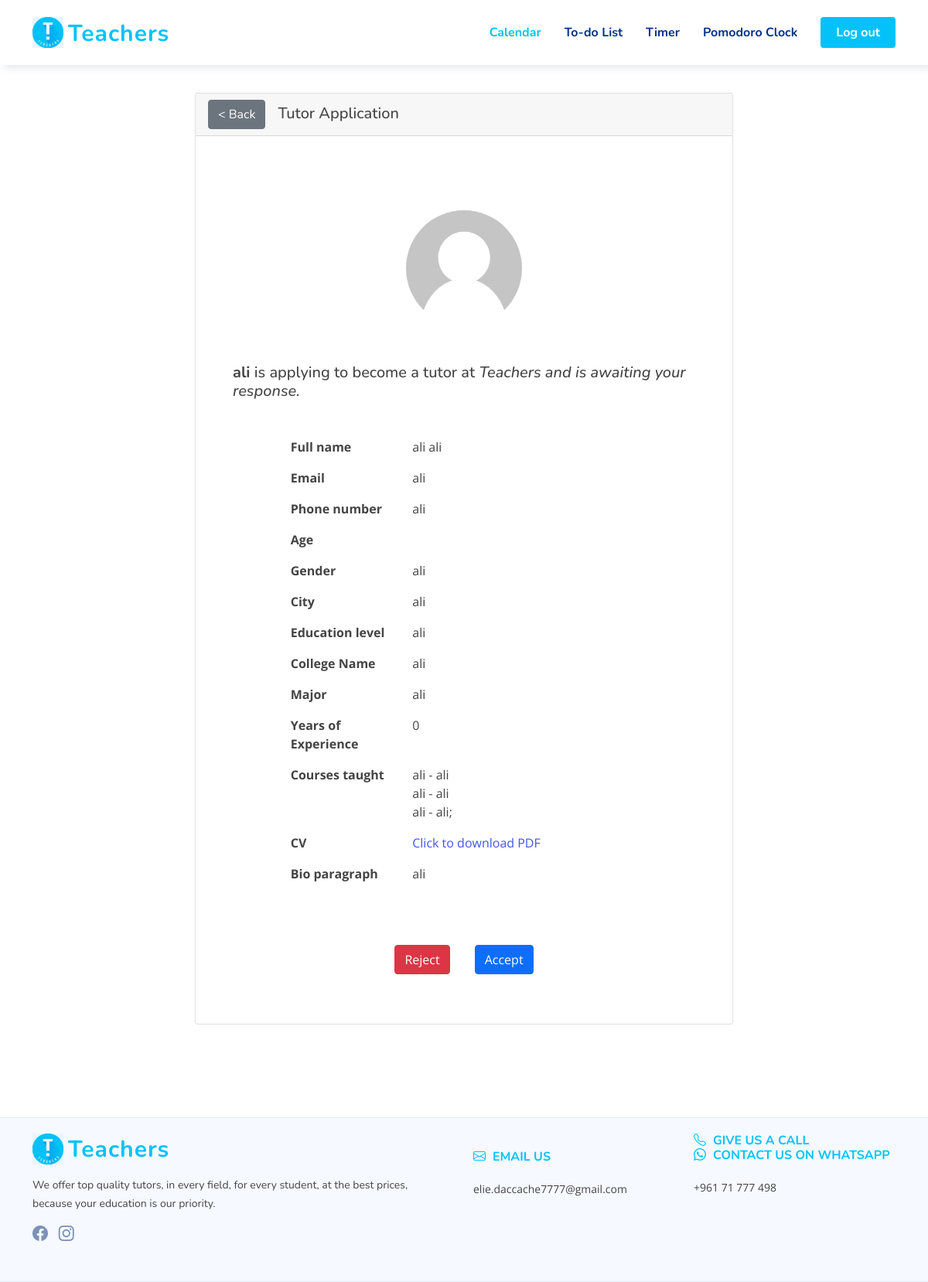
The app's page /admin_application.php?id=1 with its own data.
### tables this page shows
CREATE TABLE `pending_tutors` (
  `temp_user_id` int(11) NOT NULL,
  `first_name` varchar(250) NOT NULL,
  `last_name` varchar(250) NOT NULL,
  `email` varchar(250) NOT NULL,
  `password` varchar(250) NOT NULL,
  `year_born` int(11) NOT NULL,
  `gender` varchar(250) NOT NULL,
  `phone_number` varchar(250) NOT NULL,
  `city` varchar(250) NOT NULL,
  `education_level_tutor` varchar(250) NOT NULL,
  `educational_institution_name` varchar(250) NOT NULL,
  `field` varchar(250) NOT NULL,
  `years_of_experience` int(11) NOT NULL,
  `course_1` varchar(250) NOT NULL,
  `course_level_1` varchar(250) NOT NULL,
  `course_2` varchar(250) NOT NULL,
  `course_level_2` varchar(250) NOT NULL,
  `course_3` varchar(250) NOT NULL,
  `course_level_3` varchar(250) NOT NULL,
  `course_4` varchar(250) NOT NULL,
  `course_level_4` varchar(250) NOT NULL,
  `cv` varchar(250) NOT NULL,
  `image` varchar(250) NOT NULL,
  `description` varchar(250) NOT NULL
);

### admin_application.php (the view, shortened to what this page needs)
<?php
include("connection.php");
$id = $_GET["id"];
?>
<!DOCTYPE html>
<html lang="en">
<head>
    <link href="./vendor/bootstrap/css/bootstrap.min.css" rel="stylesheet">
    <link href="./vendor/bootstrap-icons/bootstrap-icons.css" rel="stylesheet">
    <link href="./vendor/aos/aos.css" rel="stylesheet">
    <link href="./vendor/remixicon/remixicon.css" rel="stylesheet">
    <link href="./vendor/swiper/swiper-bundle.min.css" rel="stylesheet">
    <link href="./vendor/glightbox/css/glightbox.min.css" rel="stylesheet">
    <link href="./css/style.css" rel="stylesheet">
    <link href="./css/style2.css" rel="stylesheet">
</head>
<body>
    <header id="header" class="header fixed-top header-form">
        <div class="container-fluid container-xl d-flex align-items-center justify-content-between">
            <a href="index.html" class="logo d-flex align-items-center">
                <img src="./img/logo.png" alt="">
                <span>Teachers</span>
            </a>
            <nav id="navbar" class="navbar">
                <ul>
                    <li><a class="nav-link scrollto active" href="#hero">Calendar</a></li>
                    <li><a class="nav-link scrollto" href="#about">To-do List</a></li>
                    <li><a class="nav-link scrollto" href="#team">Timer</a></li>
                    <li><a class="nav-link scrollto" href="#contact">Pomodoro Clock</a></li>
                    <li><a class="getstarted scrollto" href="#about">Log out</a></li>
                </ul>
            </nav>
        </div>
    </header>
    <br><br><br><br><br>
    <div class="container thin-container">
        <div class="card">
            <h5 class="card-header user-select-none">
              <a href="admin_updates.php" class="btn btn-secondary">&lt Back</a>
              <span>&ThickSpace; Tutor Application</span>
            </h5>
            <div class="card-body p-5">
            <?php $query_tutors_application = "SELECT * FROM  pending_tutors where temp_user_id=$id";
                $stmt = $connection->prepare($query_tutors_application);
                $stmt->execute();
                $results_tutors = $stmt->get_result();
                $row = $results_tutors->fetch_assoc() ?>
                <img src="img/default-user-image.png" class="rounded-circle w-25 d-block my-5 mx-auto" alt="Image">
                <h5 class="card-title"> <strong><?php echo($row["first_name"]); ?> </strong> is applying to become a tutor at <em>Teachers and is awaiting your response.</em></h5>
                <div class="w-75 my-5 mx-auto">
                    <div class="row">
                        <p class="col-4"><strong>Full name</strong></p>
                        <p class="col-8"><?php echo($row["first_name"]." ".$row["last_name"]); ?></p>
                    </div>
                    <div class="row">
                        <p class="col-4"><strong>Email</strong></p>
                        <p class="col-8"><?php echo($row["email"]); ?></p>
                    </div>
                    <div class="row">
                        <p class="col-4"><strong>Phone number</strong></p>
                        <p class="col-8"><?php echo($row["phone_number"]); ?></p>
                    </div>
                    <div class="row">
                        <p class="col-4"><strong>Age</strong></p>
                        <p class="col-8"><?php echo($row["age"]); ?></p>
                    </div>
                    <div class="row">
                        <p class="col-4"><strong>Gender</strong></p>
                        <p class="col-8"><?php echo($row["gender"]); ?></p>
                    </div>
                    <div class="row">
                        <p class="col-4"><strong>City</strong></p>
                        <p class="col-8"><?php echo($row["city"]); ?></p>
                    </div>
                    <div class="row">
                        <p class="col-4"><strong>Education level</strong></p>
                        <p class="col-8"><?php echo($row["education_level_tutor"]); ?></p>
                    </div>
                    <div class="row">
                        <p class="col-4"><strong>College Name</strong></p>
                        <p class="col-8"><?php echo($row["educational_institution_name"]); ?></p>
                    </div>
                    <div class="row">
                        <p class="col-4"><strong>Major</strong></p>
                        <p class="col-8"><?php echo($row["field"]); ?></p>
                    </div>
                    <div class="row">
                        <p class="col-4"><strong>Years of Experience</strong></p>
                        <p class="col-8"><?php echo($row["years_of_experience"]); ?></p>
                    </div>
                    <div class="row">
                        <p class="col-4"><strong>Courses taught</strong></p>
                        <p class="col-8"><?php echo($row["course_1"]." - ".$row["course_level_1"]); ?> <br><?php echo($row["course_2"]." - ".$row["course_level_2"]);?> <br> <?php echo($row["course_3"]." - ".$row["course_level_3"]) ?>;</p>
                    </div>
                    <div class="row">
                        <p class="col-4"><strong>CV</strong></p>
                        <p class="col-8"><a href="">Click to download PDF</a></p>
                    </div>
                    <div class="row">
                        <p class="col-4"><strong>Bio paragraph</strong></p>
                        <p class="col-8"><?php echo($row["description"]); ?> </p>
                    </div>
                </div>
                <div class="d-flex justify-content-center">
                    <a class="m-3 btn btn-danger" data-bs-toggle="modal" data-bs-target="#reject-modal">Reject</a>
                    <a class="m-3 btn btn-primary" data-bs-toggle="modal" data-bs-target="#accept-modal">Accept</a>
                </div>
            </div>
        </div>
    </div>
    <br><br><br><br><br>
  <footer id="footer" class="footer">
    <div class="footer-top">
      <div class="container">
        <div class="row gy-4">
          <div class="col-lg-6 col-md-12 footer-info">
            <a href="index.html" class="logo d-flex align-items-center">
              <img src="./img/logo.png" alt="">
              <span>Teachers</span>
            </a>
            <p>We offer top quality tutors, in every field, for every student, at the best prices, <br>
              because your education is our priority.</p>
            <div class="social-links mt-3">
                <a href="https://www.facebook.com/Teachers.leb/" class="facebook"><i class="bi bi-facebook"></i></a>
                <a href="https://www.instagram.com/teachers.lb/" class="instagram"><i class="bi bi-instagram"></i></a>
            </div>
          </div>
          <div class="col-lg-3 col-5 footer-links">
            <br> <br class="d-block d-md-none">
            <h4><i class="bi bi-envelope"></i>&ThickSpace; Email us</h4> <br>
            elie.daccache7777@gmail.com
          </div>
          <div class="col-lg-3 col-5 footer-contact text-center text-md-start">
            <h4>
              <i class="bi bi-telephone"></i>&ThickSpace; Give us a call <br>
              <i class="bi bi-whatsapp"></i>&ThickSpace; Contact us on WhatsApp</h4> <br>
            +961 71 777 498
          </div>
        </div>
      </div>
    </div>
  </footer>
</body>
</html>

### css/style.css (style rules this page uses)
:root { scroll-behavior: smooth; }
body { font-family: "Open Sans", sans-serif; color: #444444; }
a { color: #4154f1; text-decoration: none; }
h1, h2, h3, h4, h5, h6 { font-family: "Nunito", sans-serif; }
.header { transition: all 0.5s; z-index: 997; padding: 20px 0; }
.header .logo { line-height: 0; }
.header .logo img { max-height: 40px; margin-right: 6px; }
.header .logo span { font-size: 30px; font-weight: 700; letter-spacing: 1px; color: #04c2f9 ; font-family: "Nunito", sans-serif; margin-top: 3px; }
.navbar { padding: 0; }
.navbar ul { margin: 0; padding: 0; display: flex; list-style: none; align-items: center; }
.navbar li { position: relative; }
.navbar a, .navbar a:focus { display: flex; align-items: center; justify-content: space-between; padding: 10px 0 10px 30px; font-family: "Nunito", sans-serif; font-size: 16px; font-weight: 700; color: #013289; white-space: nowrap; transition: 0.3s; }
.navbar a:hover, .navbar .active, .navbar .active:focus, .navbar li:hover > a { color: #04c2f9; }
.navbar .getstarted, .navbar .getstarted:focus { background: #04c2f9; padding: 8px 20px; margin-left: 30px; border-radius: 4px; color: #fff; }
.footer { background: #f6f9ff; font-size: 14px; }
.footer .footer-top { border-top: 1px solid #e1ecff; border-bottom: 1px solid #e1ecff; padding: 20px 0 20px 0; }
.footer .footer-top .footer-info { margin-bottom: 30px; }
.footer .footer-top .footer-info .logo { line-height: 0; margin-bottom: 15px; }
.footer .footer-top .footer-info .logo img { max-height: 40px; margin-right: 6px; }
.footer .footer-top .footer-info .logo span { font-size: 30px; font-weight: 700; letter-spacing: 1px; color: #04c2f9 ; font-family: "Nunito", sans-serif; margin-top: 3px; }
.footer .footer-top .footer-info p { font-size: 14px; line-height: 24px; margin-bottom: 0; font-family: "Nunito", sans-serif; }
.footer .footer-top .social-links a { font-size: 20px; display: inline-block; color: rgba(1, 41, 112, 0.5); line-height: 0; margin-right: 10px; transition: 0.3s; }
.footer .footer-top h4 { font-size: 16px; font-weight: bold; color: #04c2f9 ; text-transform: uppercase; position: relative; padding-bottom: 12px; }
.footer .footer-top .footer-links { margin-bottom: 30px; }

### css/style2.css (style rules this page uses)
.header-form { box-shadow: 5px 5px 9px #e8ebee; background-color: white; }
.thin-container { width: 60vw; margin: auto; }
#footer h4 { margin: 0; padding: 0; }

### records on screen
pending_tutors: first_name "ali", last_name "ali", email "ali", phone_number "ali", gender "ali", city "ali", education_level_tutor "ali", educational_institution_name "ali", field "ali", years_of_experience "0", course_1 "ali", course_level_1 "ali", course_2 "ali", course_level_2 "ali", course_3 "ali", course_level_3 "ali", description "ali"
